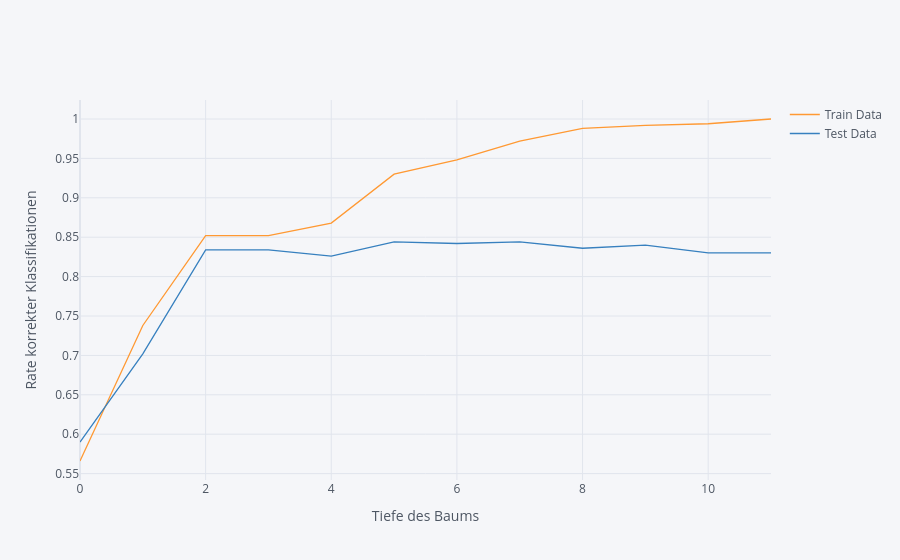

Write notebook code for a chart like this one.
### Code cell
tree_jim.evaluation_depth(df_training, df_validation).iplot(xTitle='Tiefe des Baums', yTitle='Rate korrekter Klassifikationen')

### Figure 1 — Plotly figure (JSON) as saved in the notebook; plotly's stock layout.template omitted (floating-point values rounded to 4 significant figures)
{"data": [{"line": {"color": "rgba(255, 153, 51, 1.0)", "dash": "solid", "shape": "linear", "width": 1.3}, "mode": "lines", "name": "Train Data", "text": "", "type": "scatter", "x": [0, 1, 2, 3, 4, 5, 6, 7, 8, 9, 10, 11], "y": [0.566, 0.738, 0.852, 0.852, 0.868, 0.93, 0.948, 0.972, 0.988, 0.992, 0.994, 1]}, {"line": {"color": "rgba(55, 128, 191, 1.0)", "dash": "solid", "shape": "linear", "width": 1.3}, "mode": "lines", "name": "Test Data", "text": "", "type": "scatter", "x": [0, 1, 2, 3, 4, 5, 6, 7, 8, 9, 10, 11], "y": [0.59, 0.702, 0.834, 0.834, 0.826, 0.844, 0.842, 0.844, 0.836, 0.84, 0.83, 0.83]}], "layout": {"autosize": true, "legend": {"bgcolor": "#F5F6F9", "font": {"color": "#4D5663"}}, "paper_bgcolor": "#F5F6F9", "plot_bgcolor": "#F5F6F9", "title": {"font": {"color": "#4D5663"}}, "xaxis": {"autorange": true, "gridcolor": "#E1E5ED", "range": [0, 11], "showgrid": true, "tickfont": {"color": "#4D5663"}, "title": {"font": {"color": "#4D5663"}, "text": "Tiefe des Baums"}, "type": "linear", "zerolinecolor": "#E1E5ED"}, "yaxis": {"autorange": true, "gridcolor": "#E1E5ED", "range": [0.5419, 1.024], "showgrid": true, "tickfont": {"color": "#4D5663"}, "title": {"font": {"color": "#4D5663"}, "text": "Rate korrekter Klassifikationen"}, "type": "linear", "zerolinecolor": "#E1E5ED"}}}
